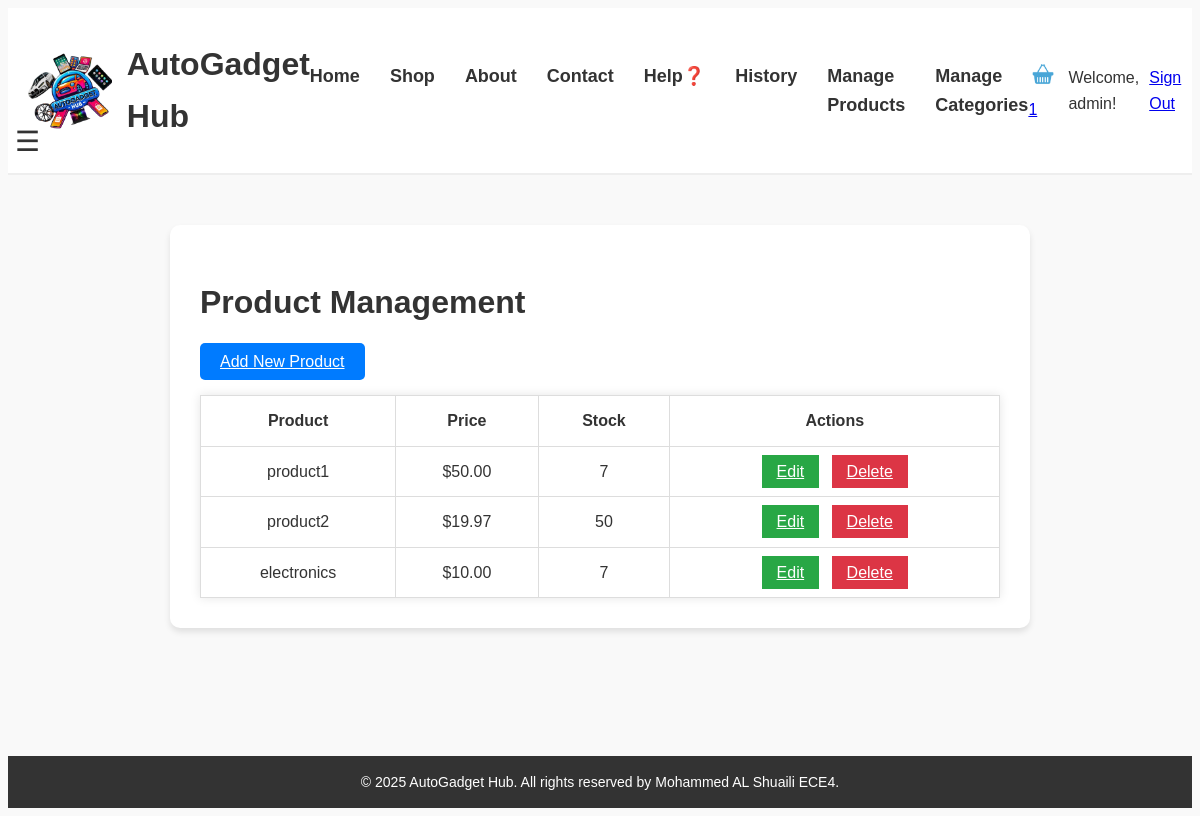
Before: /staff/products/ (signed in) with the older database file.
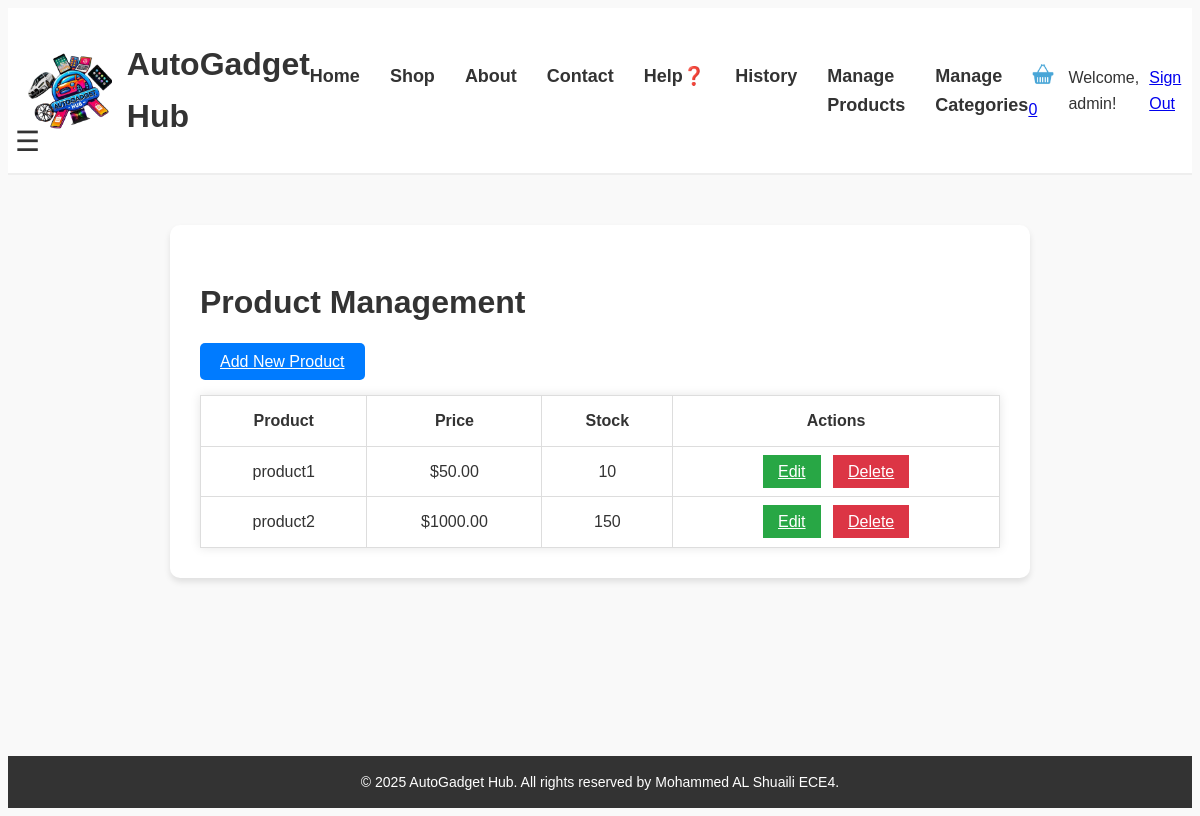
After: the same page with the newer database file.
### myapp/models.py (models this page shows, shortened)
class Product(models.Model):
    category = models.ForeignKey(ProductCategory, on_delete=models.SET_NULL, null=True, blank=True)  # Link to categgory
    name = models.CharField(max_length=200)  # Product's name
    description = models.TextField()  # Descripshon of the product
    product_code = models.CharField(max_length=50, unique=True)  # Unique code for idenntificashon
    image = models.ImageField(upload_to='product_images/')  # Image uplod field
    price = models.DecimalField(max_digits=10, decimal_places=2)  # Cost of the item
    stock = models.PositiveIntegerField(default=0)  # Amont in stock
    created_at = models.DateTimeField(auto_now_add=True)  # Date and time it was created

### myapp/views.py (the view)
# urls.py: path('staff/products/', views.manage_products, name='manage_products'),
@staff_member_required
def manage_products(request):
    products = Product.objects.all()
    return render(request, 'myapp/staff/products.html', {'products': products})

### myapp/templates/myapp/staff/products.html (shortened to what this page needs)
{% extends "myapp/base.html" %}
{% block content %}
<div class="staff-container">
    <h1>Product Management</h1>
    <div class="actions">
        <a href="{% url 'add_product' %}" class="btn-primary">Add New Product</a>
    </div>
    <table class="product-list">
        <thead>
            <tr>
                <th>Product</th>
                <th>Price</th>
                <th>Stock</th>
                <th>Actions</th>
            </tr>
        </thead>
        <tbody>
            {% for product in products %}
            <tr>
                <td>{{ product.name }}</td>
                <td>${{ product.price }}</td>
                <td>{{ product.stock }}</td>
                <td>
                    <a href="{% url 'edit_product' product.id %}" class="btn-edit">Edit</a>
                    <a href="{% url 'delete_product' product.id %}" class="btn-delete"
                       onclick="return confirm('Delete this product?')">Delete</a>
                </td>
            </tr>
            {% empty %}
            <tr>
                <td colspan="4">No products found</td>
            </tr>
            {% endfor %}
        </tbody>
    </table>
</div>
{% endblock %}

### myapp/templates/myapp/base.html (shortened to what this page needs)
<!DOCTYPE html>
<html lang="en">
<head>
    {% load static %}
    <link rel="stylesheet" href="{% static 'myapp/css/header_mainBody.css' %}">
    <link rel="stylesheet" href="{% static 'myapp/css/staff.css' %}">
</head>
<body>
    <header>
        <div>
            <img src="{% static 'myapp/images/my_logo.png' %}" alt="AutoGadget Hub Logo">
            <h1>AutoGadget Hub</h1>
        </div>
        <nav>
            <a href="{% url 'home' %}">Home</a>
            <a href="{% url 'shop' %}">Shop</a>
            <a href="{% url 'about' %}">About</a>
            <a href="{% url 'contact' %}">Contact</a>
            <a href="{% url 'help' %}">Help❓</a>
            <a href="{% url 'order_history' %}">History</a>
            {% if user.is_staff %}
            <a href="{% url 'manage_products' %}">Manage Products</a>
            <a href="{% url 'manage_categories' %}">Manage Categories</a>
            {% endif %}
        </nav>
        <div class="auth-section">
            <a href="{% url 'cart' %}" class="cart-link">
                <img src="{% static 'myapp/images/shopping_cart.png' %}" alt="Cart">
                <span class="cart-count">
                    {% if user.is_authenticated %}{{ user.cartitem_set.count }}{% else %}0{% endif %}
                </span>
            </a>
            {% if user.is_authenticated %}
            <span>Welcome, {{ user.username }}!</span>
            <a href="{% url 'signout' %}">Sign Out</a>
            {% else %}
            <a href="{% url 'signin' %}">Sign In</a>
            <a href="{% url 'signup' %}">Sign Up</a>
            {% endif %}
        </div>
    </header>
    <main>
        <div class="menu-trigger">
            <div class="hamburger">☰</div>
        </div>
        {% block content %}{% endblock %}
    </main>
    <footer>
        <p>&copy; 2025 AutoGadget Hub. All rights reserved by Mohammed AL Shuaili ECE4.</p>
    </footer>
</body>
</html>

Changed rows visible on the page:
removed Product: name "electronics", price "10.00", stock "7"
changed Product "product1": stock "7" → "10"
changed Product "product2": price "19.97" → "1000.00"; stock "50" → "150"
Other visible differences:
{{ user.cartitem_set.count }}: "1" → "0"
